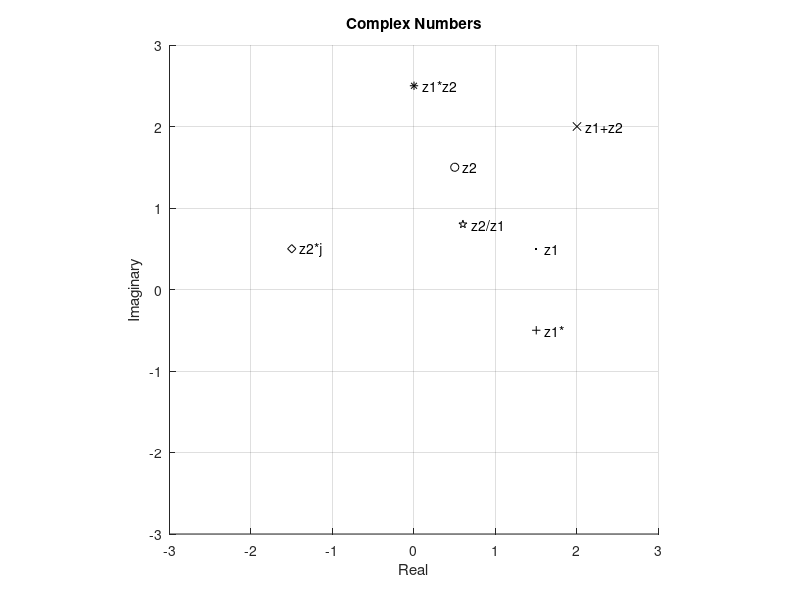

Write MATLAB code to recreate this figure.
z1 = 1.5+0.5j;
z2 = 0.5+1.5j;
z3 = z1+z2;
z4 = z1*z2;
z5 = conj(z1);
z6 = j*z2;
z7 = z2/z1;

axis([-3 3 -3 3]);
axis square;
grid on;
hold on;

plot(z1,'k.');
plot(z2,'ko');
plot(z3,'kx');
plot(z4,'k*');
plot(z5,'k+');
plot(z6,'kd');
plot(z7,'kp');

text(real(z1)+0.1,imag(z1),'z1');
text(real(z2)+0.1,imag(z2),'z2');
text(real(z3)+0.1,imag(z3),'z1+z2');
text(real(z4)+0.1,imag(z4),'z1*z2');
text(real(z5)+0.1,imag(z5),'z1*');
text(real(z6)+0.1,imag(z6),'z2*j');
text(real(z7)+0.1,imag(z7),'z2/z1');

xlabel('Real');
ylabel('Imaginary');
title('Complex Numbers');
